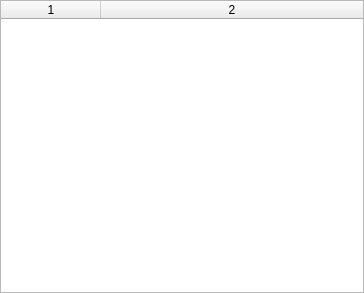
<?xml version="1.0" encoding="UTF-8"?>
<ui version="4.0">
 <class>SqbResourcePreview</class>
 <widget class="QWidget" name="SqbResourcePreview">
  <property name="geometry">
   <rect>
    <x>0</x>
    <y>0</y>
    <width>364</width>
    <height>293</height>
   </rect>
  </property>
  <property name="sizePolicy">
   <sizepolicy hsizetype="Expanding" vsizetype="Expanding">
    <horstretch>1</horstretch>
    <verstretch>1</verstretch>
   </sizepolicy>
  </property>
  <property name="windowTitle">
   <string>Form</string>
  </property>
  <property name="styleSheet">
   <string notr="true"/>
  </property>
  <layout class="QVBoxLayout" name="verticalLayout">
   <property name="spacing">
    <number>0</number>
   </property>
   <property name="leftMargin">
    <number>0</number>
   </property>
   <property name="topMargin">
    <number>0</number>
   </property>
   <property name="rightMargin">
    <number>0</number>
   </property>
   <property name="bottomMargin">
    <number>0</number>
   </property>
   <item>
    <widget class="QTableWidget" name="entries_table">
     <property name="editTriggers">
      <set>QAbstractItemView::NoEditTriggers</set>
     </property>
     <property name="selectionMode">
      <enum>QAbstractItemView::ContiguousSelection</enum>
     </property>
     <property name="columnCount">
      <number>2</number>
     </property>
     <attribute name="horizontalHeaderVisible">
      <bool>true</bool>
     </attribute>
     <attribute name="horizontalHeaderStretchLastSection">
      <bool>true</bool>
     </attribute>
     <attribute name="verticalHeaderVisible">
      <bool>false</bool>
     </attribute>
     <attribute name="verticalHeaderHighlightSections">
      <bool>false</bool>
     </attribute>
     <column/>
     <column/>
    </widget>
   </item>
  </layout>
 </widget>
 <resources/>
 <connections/>
</ui>
